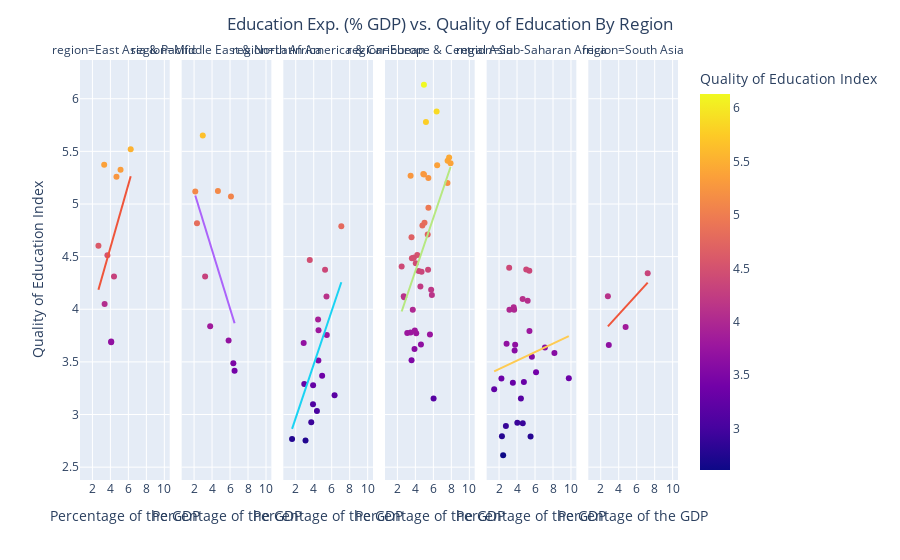

The notebook cell this image was saved under:
### Markdown cell above
Let's check if there are regional variation

### Code cell
fig = px.scatter(data_frame=df_gdp_qual_2017,x='edu_pcnt_gdp',y='val_qual_ed',color='val_qual_ed',hover_data=['country_name','year'],facet_col='region',trendline='ols', 
                 category_orders=regions_ord, labels={'val_qual_ed':'Quality of Education Index'})

#Setting the labels of the plot
fig.update_layout(
    title={
        'text': 'Education Exp. (% GDP) vs. Quality of Education By Region',
        'x':0.5,
        'xanchor': 'center'},
    xaxis_title='Percentage of the GDP',
    yaxis_title='Quality of Education Index',
    legend={'title':'Quality of Education Index'}
)

#Ensuring that all x-axis show the correct label
fig.for_each_xaxis(lambda x: x.update(title = 'Percentage of the GDP'))

fig.show()

### Figure 1 — Plotly figure (JSON) as saved in the notebook; plotly's stock layout.template omitted (floating-point values rounded to 4 significant figures)
{"data": [{"customdata": [["Commonwealth of Australia", 2017], ["People's Republic of China", 2017], ["Hong Kong Special Administrative Region of the People's Republic of China", 2017], ["Republic of Indonesia", 2017], ["Mongolia", 2017], ["Malaysia", 2017], ["New Zealand", 2017], ["Republic of the Philippines", 2017], ["Kingdom of Thailand", 2017], ["Socialist Republic of Vietnam", 2017]], "hovertemplate": "region=East Asia & Pacific<br>edu_pcnt_gdp=%{x}<br>Quality of Education Index=%{marker.color}<br>country_name=%{customdata[0]}<br>year=%{customdata[1]}<extra></extra>", "legendgroup": "", "marker": {"color": [5.325, 4.514, 5.372, 4.603, 3.693, 5.258, 5.519, 4.312, 4.051, 3.687], "coloraxis": "coloraxis", "symbol": "circle"}, "mode": "markers", "name": "", "orientation": "v", "showlegend": false, "type": "scatter", "x": [5.128, 3.667, 3.31, 2.67, 4.089, 4.675, 6.26, 4.4, 3.356, 4.086], "xaxis": "x", "y": [5.325, 4.514, 5.372, 4.603, 3.693, 5.258, 5.519, 4.312, 4.051, 3.687], "yaxis": "y"}, {"hovertemplate": "<b>OLS trendline</b><br>val_qual_ed = 0.300356 * edu_pcnt_gdp + 3.3826<br>R<sup>2</sup>=0.193403<br><br>region=East Asia & Pacific<br>edu_pcnt_gdp=%{x}<br>Quality of Education Index=%{y} <b>(trend)</b><extra></extra>", "legendgroup": "", "marker": {"symbol": "circle"}, "mode": "lines", "name": "", "showlegend": false, "type": "scatter", "x": [2.67, 3.31, 3.356, 3.667, 4.086, 4.089, 4.4, 4.675, 5.128, 6.26], "xaxis": "x", "y": [4.185, 4.377, 4.391, 4.484, 4.61, 4.611, 4.704, 4.787, 4.923, 5.263], "yaxis": "y"}, {"customdata": [["Kingdom of Bahrain", 2017], ["People's Democratic Republic of Algeria", 2017], ["Islamic Republic of Iran", 2017], ["State of Israel", 2017], ["Hashemite Kingdom of Jordan", 2017], ["State of Kuwait", 2017], ["Lebanese Republic", 2017], ["Republic of Malta", 2017], ["Sultanate of Oman", 2017], ["State of Qatar", 2017]], "hovertemplate": "region=Middle East & North Africa<br>edu_pcnt_gdp=%{x}<br>Quality of Education Index=%{marker.color}<br>country_name=%{customdata[0]}<br>year=%{customdata[1]}<extra></extra>", "legendgroup": "", "marker": {"color": [4.817, 3.417, 3.838, 5.072, 4.312, 3.486, 5.119, 5.124, 3.703, 5.651], "coloraxis": "coloraxis", "symbol": "circle"}, "mode": "markers", "name": "", "orientation": "v", "showlegend": false, "type": "scatter", "x": [2.325, 6.505, 3.79, 6.103, 3.229, 6.365, 2.133, 4.652, 5.84, 2.967], "xaxis": "x2", "y": [4.817, 3.417, 3.838, 5.072, 4.312, 3.486, 5.119, 5.124, 3.703, 5.651], "yaxis": "y2"}, {"hovertemplate": "<b>OLS trendline</b><br>val_qual_ed = -0.27766 * edu_pcnt_gdp + 5.67306<br>R<sup>2</sup>=0.352392<br><br>region=Middle East & North Africa<br>edu_pcnt_gdp=%{x}<br>Quality of Education Index=%{y} <b>(trend)</b><extra></extra>", "legendgroup": "", "marker": {"symbol": "circle"}, "mode": "lines", "name": "", "showlegend": false, "type": "scatter", "x": [2.133, 2.325, 2.967, 3.229, 3.79, 4.652, 5.84, 6.103, 6.365, 6.505], "xaxis": "x2", "y": [5.081, 5.028, 4.849, 4.777, 4.621, 4.381, 4.051, 3.979, 3.906, 3.867], "yaxis": "y2"}, {"customdata": [["Argentine Republic", 2017], ["Federative Republic of Brazil", 2017], ["Republic of Chile", 2017], ["Republic of Colombia", 2017], ["Republic of Costa Rica", 2017], ["Dominican Republic", 2017], ["Republic of Guatemala", 2017], ["Republic of Honduras", 2017], ["Republic of Haiti", 2017], ["Jamaica", 2017], ["United Mexican States", 2017], ["Republic of Nicaragua", 2017], ["Republic of Panama", 2017], ["Republic of Peru", 2017], ["Republic of Paraguay", 2017], ["Republic of El Salvador", 2017], ["Republic of Trinidad and Tobago", 2017], ["Oriental Republic of Uruguay", 2017]], "hovertemplate": "region=Latin America & Caribbean<br>edu_pcnt_gdp=%{x}<br>Quality of Education Index=%{marker.color}<br>country_name=%{customdata[0]}<br>year=%{customdata[1]}<extra></extra>", "legendgroup": "", "marker": {"color": [3.757, 3.183, 4.122, 3.8, 4.788, 3.097, 3.29, 3.369, 2.768, 4.375, 3.512, 3.032, 3.68, 3.277, 2.754, 2.928, 4.469, 3.902], "coloraxis": "coloraxis", "symbol": "circle"}, "mode": "markers", "name": "", "orientation": "v", "showlegend": false, "type": "scatter", "x": [5.454, 6.32, 5.42, 4.536, 7.07, 3.92, 2.95, 4.937, 1.591, 5.26, 4.518, 4.358, 2.882, 3.931, 3.09, 3.725, 3.561, 4.486], "xaxis": "x3", "y": [3.757, 3.183, 4.122, 3.8, 4.788, 3.097, 3.29, 3.369, 2.768, 4.375, 3.512, 3.032, 3.68, 3.277, 2.754, 2.928, 4.469, 3.902], "yaxis": "y3"}, {"hovertemplate": "<b>OLS trendline</b><br>val_qual_ed = 0.254205 * edu_pcnt_gdp + 2.45953<br>R<sup>2</sup>=0.316307<br><br>region=Latin America & Caribbean<br>edu_pcnt_gdp=%{x}<br>Quality of Education Index=%{y} <b>(trend)</b><extra></extra>", "legendgroup": "", "marker": {"symbol": "circle"}, "mode": "lines", "name": "", "showlegend": false, "type": "scatter", "x": [1.591, 2.882, 2.95, 3.09, 3.561, 3.725, 3.92, 3.931, 4.358, 4.486, 4.518, 4.536, 4.937, 5.26, 5.42, 5.454, 6.32, 7.07], "xaxis": "x3", "y": [2.864, 3.192, 3.209, 3.245, 3.365, 3.406, 3.456, 3.459, 3.567, 3.6, 3.608, 3.612, 3.715, 3.797, 3.837, 3.846, 4.066, 4.257], "yaxis": "y3"}, {"customdata": [["Republic of Albania", 2017], ["Republic of Armenia", 2017], ["Republic of Austria", 2017], ["Republic of Azerbaijan", 2017], ["Kingdom of Belgium", 2017], ["Republic of Bulgaria", 2017], ["Switzerland", 2017], ["Republic of Cyprus", 2017], ["Czech Republic", 2017], ["Federal Republic of Germany", 2017], ["Kingdom of Denmark", 2017], ["Kingdom of Spain", 2017], ["Republic of Estonia", 2017], ["Republic of Finland", 2017], ["French Republic", 2017], ["United Kingdom of Great Britain and Northern Ireland", 2017], ["Georgia", 2017], ["Hellenic Republic", 2017], ["Republic of Croatia", 2017], ["Hungary", 2017], ["Ireland", 2017], ["Republic of Iceland", 2017], ["Italian Republic", 2017], ["Republic of Kazakhstan", 2017], ["Kyrgyz Republic", 2017], ["Republic of Lithuania", 2017], ["Grand Duchy of Luxembourg", 2017], ["Republic of Latvia", 2017], ["Republic of Moldova", 2017], ["Kingdom of the Netherlands", 2017], ["Kingdom of Norway", 2017], ["Republic of Poland", 2017], ["Portuguese Republic", 2017], ["Romania", 2017], ["Russian Federation", 2017], ["Republic of Serbia", 2017], ["Slovak Republic", 2017], ["Republic of Slovenia", 2017], ["Kingdom of Sweden", 2017], ["Republic of Tajikistan", 2017], ["Ukraine", 2017]], "hovertemplate": "region=Europe & Central Asia<br>edu_pcnt_gdp=%{x}<br>Quality of Education Index=%{marker.color}<br>country_name=%{customdata[0]}<br>year=%{customdata[1]}<extra></extra>", "legendgroup": "", "marker": {"color": [4.486, 4.123, 4.71, 4.406, 5.367, 3.773, 6.133, 4.184, 4.489, 5.284, 5.441, 4.515, 5.281, 5.878, 4.963, 5.246, 3.515, 3.778, 3.622, 3.664, 5.269, 5.411, 4.438, 4.113, 3.152, 4.489, 4.684, 4.364, 3.76, 5.779, 5.386, 4.217, 4.821, 3.774, 4.356, 3.996, 3.799, 4.796, 5.199, 4.135, 4.374], "coloraxis": "coloraxis", "symbol": "circle"}, "mode": "markers", "name": "", "orientation": "v", "showlegend": false, "type": "scatter", "x": [3.612, 2.708, 5.372, 2.474, 6.425, 4.091, 4.952, 5.754, 3.806, 4.883, 7.752, 4.208, 4.956, 6.363, 5.452, 5.444, 3.574, 3.472, 3.906, 4.62, 3.469, 7.584, 4.045, 2.751, 6.026, 3.812, 3.57, 4.37, 5.618, 5.175, 7.912, 4.558, 5.016, 3.095, 4.69, 3.71, 3.941, 4.781, 7.569, 5.838, 5.412], "xaxis": "x4", "y": [4.486, 4.123, 4.71, 4.406, 5.367, 3.773, 6.133, 4.184, 4.489, 5.284, 5.441, 4.515, 5.281, 5.878, 4.963, 5.246, 3.515, 3.778, 3.622, 3.664, 5.269, 5.411, 4.438, 4.113, 3.152, 4.489, 4.684, 4.364, 3.76, 5.779, 5.386, 4.217, 4.821, 3.774, 4.356, 3.996, 3.799, 4.796, 5.199, 4.135, 4.374], "yaxis": "y4"}, {"hovertemplate": "<b>OLS trendline</b><br>val_qual_ed = 0.252436 * edu_pcnt_gdp + 3.35373<br>R<sup>2</sup>=0.237520<br><br>region=Europe & Central Asia<br>edu_pcnt_gdp=%{x}<br>Quality of Education Index=%{y} <b>(trend)</b><extra></extra>", "legendgroup": "", "marker": {"symbol": "circle"}, "mode": "lines", "name": "", "showlegend": false, "type": "scatter", "x": [2.474, 2.708, 2.751, 3.095, 3.469, 3.472, 3.57, 3.574, 3.612, 3.71, 3.806, 3.812, 3.906, 3.941, 4.045, 4.091, 4.208, 4.37, 4.558, 4.62, 4.69, 4.781, 4.883, 4.952, 4.956, 5.016, 5.175, 5.372, 5.412, 5.444, 5.452, 5.618, 5.754, 5.838, 6.026, 6.363, 6.425, 7.569, 7.584, 7.752, 7.912], "xaxis": "x4", "y": [3.978, 4.037, 4.048, 4.135, 4.229, 4.23, 4.255, 4.256, 4.265, 4.29, 4.315, 4.316, 4.34, 4.348, 4.375, 4.386, 4.416, 4.457, 4.504, 4.52, 4.538, 4.561, 4.586, 4.604, 4.605, 4.62, 4.66, 4.71, 4.72, 4.728, 4.73, 4.772, 4.806, 4.827, 4.875, 4.96, 4.976, 5.264, 5.268, 5.311, 5.351], "yaxis": "y4"}, {"customdata": [["Republic of Burundi", 2017], ["Republic of Benin", 2017], ["Republic of Botswana", 2017], ["Republic of Cameroon", 2017], ["Democratic Republic of the Congo", 2017], ["Republic of Cabo Verde", 2017], ["Federal Democratic Republic of Ethiopia", 2017], ["Republic of Ghana", 2017], ["Republic of Guinea", 2017], ["Republic of Kenya", 2017], ["Republic of Liberia", 2017], ["Kingdom of Lesotho", 2017], ["Republic of Madagascar", 2017], ["Republic of Mali", 2017], ["Republic of Mozambique", 2017], ["Republic of Mauritius", 2017], ["Republic of Malawi", 2017], ["Republic of Namibia", 2017], ["Republic of Rwanda", 2017], ["Republic of Senegal", 2017], ["Republic of Sierra Leone", 2017], ["Republic of Seychelles", 2017], ["Republic of Chad", 2017], ["United Republic of Tanzania", 2017], ["Republic of Uganda", 2017], ["Republic of South Africa", 2017], ["Republic of Zambia", 2017], ["Republic of Zimbabwe", 2017]], "hovertemplate": "region=Sub-Saharan Africa<br>edu_pcnt_gdp=%{x}<br>Quality of Education Index=%{marker.color}<br>country_name=%{customdata[0]}<br>year=%{customdata[1]}<extra></extra>", "legendgroup": "", "marker": {"color": [3.31, 3.303, 3.636, 3.995, 3.241, 4.08, 3.549, 4.019, 2.795, 4.365, 2.892, 3.584, 3.672, 3.664, 2.79, 4.377, 2.923, 3.345, 4.394, 4.097, 2.917, 3.995, 2.613, 3.151, 3.343, 3.402, 3.609, 3.793], "coloraxis": "coloraxis", "symbol": "circle"}, "mode": "markers", "name": "", "orientation": "v", "showlegend": false, "type": "scatter", "x": [4.762, 3.536, 7.1, 3.155, 1.455, 5.182, 5.65, 3.627, 2.32, 5.367, 2.761, 8.157, 2.836, 3.79, 5.506, 5.023, 4.031, 9.76, 3.126, 4.625, 4.636, 3.677, 2.455, 4.431, 2.263, 6.113, 3.73, 5.381], "xaxis": "x5", "y": [3.31, 3.303, 3.636, 3.995, 3.241, 4.08, 3.549, 4.019, 2.795, 4.365, 2.892, 3.584, 3.672, 3.664, 2.79, 4.377, 2.923, 3.345, 4.394, 4.097, 2.917, 3.995, 2.613, 3.151, 3.343, 3.402, 3.609, 3.793], "yaxis": "y5"}, {"hovertemplate": "<b>OLS trendline</b><br>val_qual_ed = 0.0402508 * edu_pcnt_gdp + 3.35161<br>R<sup>2</sup>=0.020918<br><br>region=Sub-Saharan Africa<br>edu_pcnt_gdp=%{x}<br>Quality of Education Index=%{y} <b>(trend)</b><extra></extra>", "legendgroup": "", "marker": {"symbol": "circle"}, "mode": "lines", "name": "", "showlegend": false, "type": "scatter", "x": [1.455, 2.263, 2.32, 2.455, 2.761, 2.836, 3.126, 3.155, 3.536, 3.627, 3.677, 3.73, 3.79, 4.031, 4.431, 4.625, 4.636, 4.762, 5.023, 5.182, 5.367, 5.381, 5.506, 5.65, 6.113, 7.1, 8.157, 9.76], "xaxis": "x5", "y": [3.41, 3.443, 3.445, 3.45, 3.463, 3.466, 3.477, 3.479, 3.494, 3.498, 3.5, 3.502, 3.504, 3.514, 3.53, 3.538, 3.538, 3.543, 3.554, 3.56, 3.568, 3.568, 3.573, 3.579, 3.598, 3.637, 3.68, 3.744], "yaxis": "y5"}, {"customdata": [["Kingdom of Bhutan", 2017], ["Democratic Socialist Republic of Sri Lanka", 2017], ["Nepal", 2017], ["Islamic Republic of Pakistan", 2017]], "hovertemplate": "region=South Asia<br>edu_pcnt_gdp=%{x}<br>Quality of Education Index=%{marker.color}<br>country_name=%{customdata[0]}<br>year=%{customdata[1]}<extra></extra>", "legendgroup": "", "marker": {"color": [4.341, 4.124, 3.831, 3.66], "coloraxis": "coloraxis", "symbol": "circle"}, "mode": "markers", "name": "", "orientation": "v", "showlegend": false, "type": "scatter", "x": [7.226, 2.799, 4.767, 2.9], "xaxis": "x6", "y": [4.341, 4.124, 3.831, 3.66], "yaxis": "y6"}, {"hovertemplate": "<b>OLS trendline</b><br>val_qual_ed = 0.093916 * edu_pcnt_gdp + 3.57375<br>R<sup>2</sup>=0.414224<br><br>region=South Asia<br>edu_pcnt_gdp=%{x}<br>Quality of Education Index=%{y} <b>(trend)</b><extra></extra>", "legendgroup": "", "marker": {"symbol": "circle"}, "mode": "lines", "name": "", "showlegend": false, "type": "scatter", "x": [2.799, 2.9, 4.767, 7.226], "xaxis": "x6", "y": [3.837, 3.846, 4.021, 4.252], "yaxis": "y6"}], "layout": {"annotations": [{"font": {}, "showarrow": false, "text": "region=East Asia & Pacific", "x": 0.075, "xanchor": "center", "xref": "paper", "y": 1, "yanchor": "bottom", "yref": "paper"}, {"font": {}, "showarrow": false, "text": "region=Middle East & North Africa", "x": 0.245, "xanchor": "center", "xref": "paper", "y": 1, "yanchor": "bottom", "yref": "paper"}, {"font": {}, "showarrow": false, "text": "region=Latin America & Caribbean", "x": 0.415, "xanchor": "center", "xref": "paper", "y": 1, "yanchor": "bottom", "yref": "paper"}, {"font": {}, "showarrow": false, "text": "region=Europe & Central Asia", "x": 0.585, "xanchor": "center", "xref": "paper", "y": 1, "yanchor": "bottom", "yref": "paper"}, {"font": {}, "showarrow": false, "text": "region=Sub-Saharan Africa", "x": 0.755, "xanchor": "center", "xref": "paper", "y": 1, "yanchor": "bottom", "yref": "paper"}, {"font": {}, "showarrow": false, "text": "region=South Asia", "x": 0.925, "xanchor": "center", "xref": "paper", "y": 1, "yanchor": "bottom", "yref": "paper"}], "coloraxis": {"colorbar": {"title": {"text": "Quality of Education Index"}}, "colorscale": [[0, "#0d0887"], [0.1111, "#46039f"], [0.2222, "#7201a8"], [0.3333, "#9c179e"], [0.4444, "#bd3786"], [0.5556, "#d8576b"], [0.6667, "#ed7953"], [0.7778, "#fb9f3a"], [0.8889, "#fdca26"], [1, "#f0f921"]]}, "legend": {"title": {"text": "Quality of Education Index"}, "tracegroupgap": 0}, "margin": {"t": 60}, "title": {"text": "Education Exp. (% GDP) vs. Quality of Education By Region", "x": 0.5, "xanchor": "center"}, "xaxis": {"anchor": "y", "domain": [0, 0.15], "title": {"text": "Percentage of the GDP"}}, "xaxis2": {"anchor": "y2", "domain": [0.17, 0.32], "matches": "x", "title": {"text": "Percentage of the GDP"}}, "xaxis3": {"anchor": "y3", "domain": [0.34, 0.49], "matches": "x", "title": {"text": "Percentage of the GDP"}}, "xaxis4": {"anchor": "y4", "domain": [0.51, 0.66], "matches": "x", "title": {"text": "Percentage of the GDP"}}, "xaxis5": {"anchor": "y5", "domain": [0.68, 0.83], "matches": "x", "title": {"text": "Percentage of the GDP"}}, "xaxis6": {"anchor": "y6", "domain": [0.85, 1], "matches": "x", "title": {"text": "Percentage of the GDP"}}, "yaxis": {"anchor": "x", "domain": [0, 1], "title": {"text": "Quality of Education Index"}}, "yaxis2": {"anchor": "x2", "domain": [0, 1], "matches": "y", "showticklabels": false}, "yaxis3": {"anchor": "x3", "domain": [0, 1], "matches": "y", "showticklabels": false}, "yaxis4": {"anchor": "x4", "domain": [0, 1], "matches": "y", "showticklabels": false}, "yaxis5": {"anchor": "x5", "domain": [0, 1], "matches": "y", "showticklabels": false}, "yaxis6": {"anchor": "x6", "domain": [0, 1], "matches": "y", "showticklabels": false}}}
